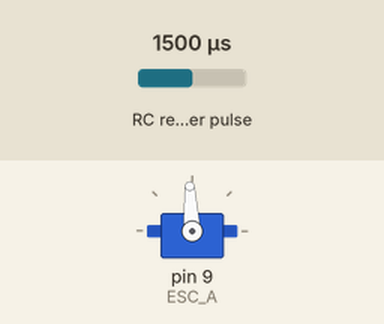
Recording of a sketch running on a simulated Arduino Uno, built with avr-gcc and run on an emulated ATmega328P. Parts: servo. Wiring (inferred from the names in the program): RC receiver channel: data pin 5. The test bench sets the inputs (shaded band); at power-on: RC receiver pulse 1500 µs.

Above: at 6.3 s.
6.4 s: RC receiver pulse (sensor on pin 5) set to 1020 µs
At 7.1 s:
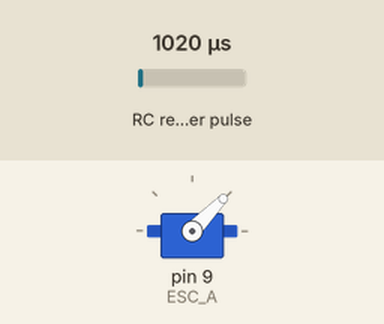
7.9 s: RC receiver pulse (sensor on pin 5) set to 1250 µs
At 8.2 s:
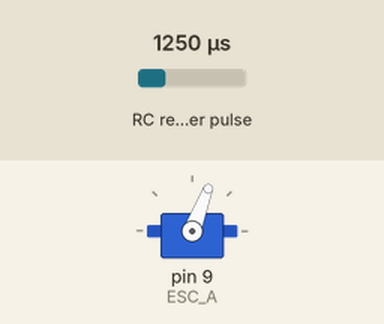
9.4 s: RC receiver pulse (sensor on pin 5) set to 1750 µs
At 10.6 s:
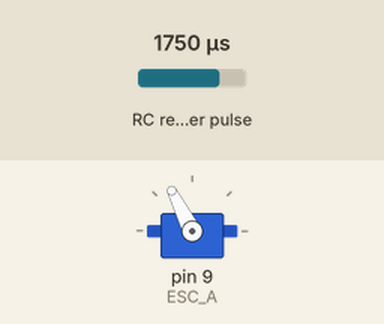
10.9 s: RC receiver pulse (sensor on pin 5) set to 1980 µs
At 11.7 s:
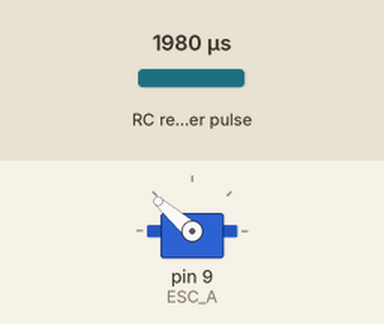
12.4 s: RC receiver pulse (sensor on pin 5) set to 1500 µs
At 12.8 s:
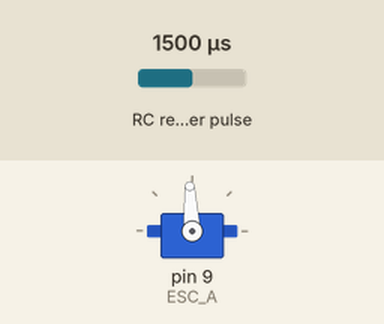
Timing chart, 0 to 14.9 s (numbered marks = the images above; inputs shaded):
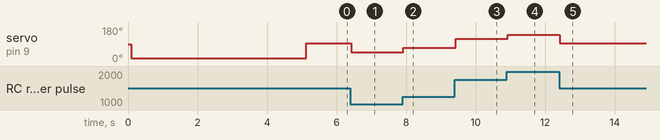

The sketch:

configRc.ino
```cpp
#include <Servo.h>
// definição dos pinos usados na c.p.u.

#define ESC_A 9 // ESC

/*canais do RC*/
const int chA = 7;
const int chB = 6;
const int chC = 5;
const int chD = 4;
/**/

//variaveis de alocação para canais do RC
float ch1;
float ch2;
float ch3;
float ch4;

//***configuracao ESC
#define ESC_ARM_DELAY 5000
// valores maximos e minimos da ESC
#define ESC_MAX_SIGNAL 2000
#define ESC_MIN_SIGNAL 700

// valores maximos e minimos do RC
/*Canais right stick*/
#define RC_HIGH_CH1 1948 //Left/Right
#define RC_LOW_CH1 981
#define RC_HIGH_CH2 1965 //Up/Down
#define RC_LOW_CH2 985
/**/
/*Canais left stick*/
#define RC_HIGH_CH3 1968 //Up/Down
#define RC_LOW_CH3 985
#define RC_HIGH_CH4 1961 //Left/Right
#define RC_LOW_CH4 991

int va;
// "Objeto" ESC...
Servo a;

void setup()
{
  Serial.begin(9600);
  pinMode(chA, INPUT);
    pinMode(chB, INPUT);
      pinMode(chC, INPUT);
        pinMode(chD, INPUT);

  a.attach(ESC_A);
  delay(100);
  Arm();
}

void loop()
{
  ch3 =  pulseIn(chC, HIGH);
  va = ch3;
//  delay(1000);
  updateMotors();
}

void updateMotors(){
  a.write(va);
}

void Arm()
{
  a.write(ESC_MIN_SIGNAL);

  delay(ESC_ARM_DELAY);
}
```

Measured:
- after the input at 6.4 s, servo on pin 9 (ESC_A): 93° → 46° at once
- after the input at 7.9 s, servo on pin 9 (ESC_A): 46° → 69° at once
- after the input at 9.4 s, servo on pin 9 (ESC_A): 69° → 117° at once
- after the input at 10.9 s, servo on pin 9 (ESC_A): 117° → 139° at once
- after the input at 12.4 s, servo on pin 9 (ESC_A): 139° → 93° at once
